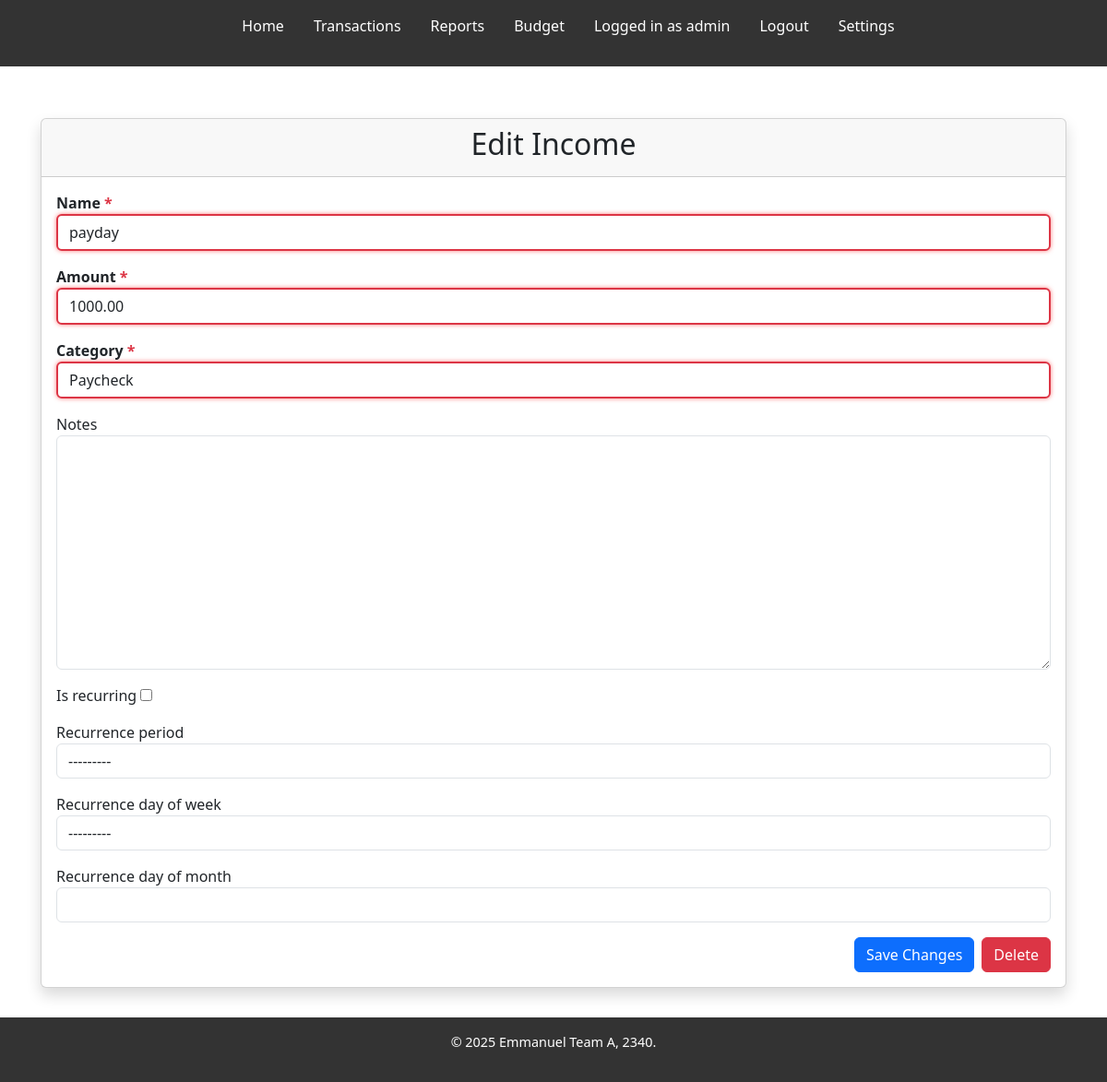
Screenshot of /income/edit/payday/ (signed in) with the database file from the repository.
### accounts/models.py (models this page shows)
class CustomUser(AbstractUser):
    security_question = models.TextField(max_length=255)
    security_answer = models.TextField(max_length=255)
    is_2fa_enabled = models.BooleanField(default=False)
    two_factor_secret = models.TextField(max_length=64, null=True, blank=True)
    two_factor_expiry = models.DateTimeField(null=True, blank=True)

### income/models.py (models this page shows, shortened)
class Income(models.Model):
    user = models.ForeignKey(
        settings.AUTH_USER_MODEL,
        on_delete=models.CASCADE,
        related_name="incomes",
    )
    name = models.CharField(max_length=100)
    slug = models.SlugField(max_length=100, unique=True, blank=True)
    amount = models.DecimalField(max_digits=10, decimal_places=2)
    category = models.ForeignKey('income.Category', on_delete=models.CASCADE, null=True)
    date = models.DateTimeField(auto_now_add=True)
    notes = models.TextField(null=True, blank=True)
    is_recurring = models.BooleanField(default=False)
    recurrence_period = models.CharField(
        max_length=10,
        choices=[
            ('daily', 'Daily'),
            ('weekly', 'Weekly'),
            ('monthly', 'Monthly'),
        ],
        null=True,
        blank=True
    )
    recurrence_day_of_week = models.CharField(
        max_length=10,
        choices=[
            ('monday', 'Monday'),
            ('tuesday', 'Tuesday'),
            ('wednesday', 'Wednesday'),
            ('thursday', 'Thursday'),
            ('friday', 'Friday'),
            ('saturday', 'Saturday'),
            ('sunday', 'Sunday'),
        ],
        null=True,
        blank=True
    )
    recurrence_day_of_month = models.PositiveIntegerField(null=True, blank=True)
    next_occurrence = models.DateTimeField(null=True, blank=True)

### income/views.py (the view)
# urls.py: path('edit/<slug:slug>/', views.edit_income, name='edit_income'),
@login_required
def edit_income(request, slug):
    income = get_object_or_404(Income, slug=slug, user=request.user)
    if request.method == 'POST':
        form = IncomeForm(request.POST, instance=income)
        if form.is_valid():
            updated = form.save(commit=False)
            updated.is_recurring            = form.cleaned_data['is_recurring']
            updated.recurrence_period       = form.cleaned_data['recurrence_period']
            updated.recurrence_day_of_week  = form.cleaned_data['recurrence_day_of_week']
            updated.recurrence_day_of_month = form.cleaned_data['recurrence_day_of_month']
            if updated.is_recurring and updated.recurrence_period:
                updated.next_occurrence = calculate_next_occurrence(
                    now(), updated.recurrence_period,
                    updated.recurrence_day_of_week,
                    updated.recurrence_day_of_month
                )
            else:
                updated.next_occurrence = None
            updated.save()
            return redirect('transactions')
    else:
        form = IncomeForm(instance=income)
    return render(request, 'income/edit_income.html',
                  {'form': form, 'income': income})

### income/forms.py
class IncomeForm(forms.ModelForm):
    class Meta:
        model = Income
        fields = [
            'name', 'amount', 'category', 'notes',
            'is_recurring', 'recurrence_period',
            'recurrence_day_of_week', 'recurrence_day_of_month'
        ]
    def __init__(self, *args, **kwargs):
        super(IncomeForm, self).__init__(*args, **kwargs)
        self.fields['name'].required = True
        self.fields['amount'].required = True  # Make this required
        self.fields['category'].required = True # Ensure source is required
        self.fields['category'].queryset = Category.objects.all()
        self.fields['notes'].required = False
        self.fields['is_recurring'].required = False  # Optional field
        self.fields['recurrence_period'].required = False  # Optional
        self.fields['recurrence_day_of_week'].required = False  # Optional
        self.fields['recurrence_day_of_month'].required = False  # Optional
        for field in self.fields:
            self.fields[field].widget.attrs['class'] = 'form-control'
        self.fields['is_recurring'].widget.attrs['class'] = 'form-check-label'

### income/models.py (called while the page is built)
    def __str__(self):
        return self.name

### income/templates/income/edit_income.html (shortened to what this page needs)
{% extends "base.html" %}
{% block content %}
<div class="d-flex flex-column min-vh-100">
  <div class="container flex-grow-1 mt-4">
  <div class="card shadow">
    <div class="card-header">
      <h2 class="text-center">Edit Income</h2>
    </div>
    <div class="card-body">
      <form method="post" class="needs-validation" novalidate>
        {% for field in form %}
          <div class="form-group mb-3">
            <label for="{{ field.id_for_label }}" class="{% if field.field.required %}required{% endif %}">
              {{ field.label }}
              {% if field.field.required %}<span class="text-danger">*</span>{% endif %}
            </label>
            {{ field }}
          </div>
        {% endfor %}
        <div class="d-flex justify-content-end">
          <button type="submit" class="btn btn-primary me-2">Save Changes</button>
            <a href="{% url 'delete_income' income.slug %}" class="btn btn-danger" onclick="return confirm('Are you sure you want to delete this income?')">Delete</a>
        </div>
      </form>
    </div>
  </div>
    </div>
  </div>
{% endblock %}

### moneyparce/templates/base.html (shortened to what this page needs)
{% load static %}
<!DOCTYPE html>
<html lang="en">
<head>
    <link rel="stylesheet" href="{% static 'css/style.css' %}">
    <link href="https://cdn.jsdelivr.net/npm/bootstrap@5.3.3/dist/css/bootstrap.min.css" rel="stylesheet"
>
</head>
<body>
<div class="wrapper">
    <header>
        <nav>
            <ul>
                <li><a class="nav-link" href="{% url 'home' %}">Home</a></li>
                {% if user.is_authenticated %}
                    <li><a class="nav-link" href="{% url 'transactions' %}">Transactions</a></li>
                    <li><a class="nav-link" href="{% url 'reports_home' %}">Reports</a></li>
                    <li><a class="nav-link" href="{% url 'budget_list' %}">Budget</a></li>
                    <li><a class="nav-link disabled" style="color: #fff;">Logged in as {{ user.username }}</a></li>
                    <li><a class="nav-link" href="{% url 'logout' %}">Logout</a></li>
                    <li><a class="nav-link" href="{% url 'settings' %}">Settings</a></li>
                {% else %}
                    <li><a class="nav-link" href="{% url 'login' %}">Login</a></li>
                    <li><a class="nav-link" href="{% url 'register' %}">Register</a></li>
                {% endif %}
            </ul>
        </nav>
    </header>
    <main>
        {% block content %}{% endblock %}
    </main>
    <footer>
        <p>&copy; {% now "Y" %} Emmanuel Team A, 2340.</p>
    </footer>
</div>
</body>
</html>

### moneyparce/static/css/style.css (style rules this page uses)
* { margin: 0; padding: 0; box-sizing: border-box; }
html { height : 100%; }
body { height: 100%; font-family: Arial, sans-serif; line-height: 1.6; background-color: #f4f4f4; color: #333; margin: 0; padding: 0; }
header { background-color: #333; color: #fff; padding: 1rem 0; }
header nav ul { list-style: none; display: flex; justify-content: center; }
header nav ul li { margin: 0 1rem; }
header nav ul li a { color: #fff; text-decoration: none; font-weight: bold; }
main { min-height: 85vh; flex-grow: 1; display: grid; grid-template-rows: auto 1fr auto; padding: 2rem; }
footer { width: 100%; bottom: 0; background-color: #333; color: #fff; text-align: center; padding: 1rem 0; font-size: 0.9rem; }
h2 { font-weight: 600; }
.container { min-height: 100%; }
.wrapper { min-height: 100%; display: grid; grid-template-rows: auto 1fr auto; }

### moneyparce/templates/base.html (style rules this page uses)
nav a.nav-link { font-weight: 500; color: #ffffff; }
nav a.nav-link.disabled { color: #cccccc; }

### income/templates/income/edit_income.html (style rules this page uses)
.form-group .required { font-weight: bold; }
.form-group input:required { border: 2px solid #dc3545; box-shadow: 0 0 5px rgba(255, 0, 0, 0.5); }
.form-group select:required { border: 2px solid #dc3545; box-shadow: 0 0 5px rgba(255, 0, 0, 0.5); }

### rows the page displays
CustomUser: username "admin"
Income: form "payday" "1000.00" "Paycheck" "---------" "---------"

### other values shown
{{ field.label }} "Name" "Amount" "Category" "Notes" "Is recurring" "Recurrence period" "Recurrence day of week" "Recurrence day of month"
